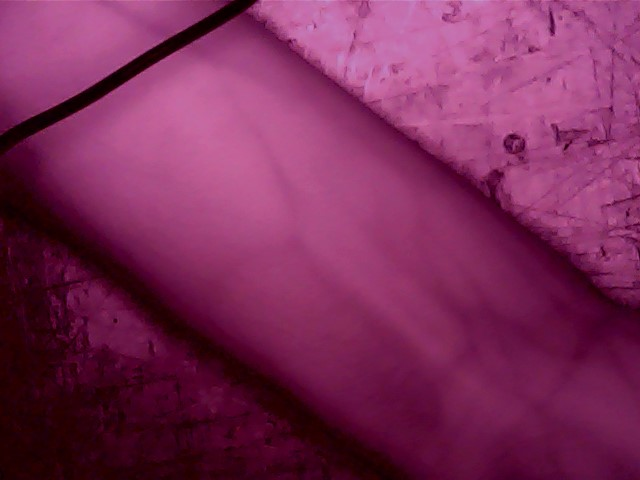
#> input picture eugeneVein.jpg, 640 x 480 px, found by its file name
$ python lines.py
#> lines starting #> are read from the running program, lines starting #| are printed output that depends on the picture
# -*- coding: utf-8 -*-
"""
Created on Sun Feb 18 01:37:57 2018

@author: user
"""
import cv2
import matplotlib
import matplotlib.pyplot as plt
import numpy as np

from skimage import data, img_as_float
from skimage import exposure


matplotlib.rcParams['font.size'] = 8


def plot_img_and_hist(image, axes, bins=256):
    """Plot an image along with its histogram and cumulative histogram.

    """
    image = img_as_float(image)
    ax_img, ax_hist = axes
    ax_cdf = ax_hist.twinx()

    # Display image
    ax_img.imshow(image, cmap=plt.cm.gray)
    ax_img.set_axis_off()
    ax_img.set_adjustable('box-forced')

    # Display histogram
    ax_hist.hist(image.ravel(), bins=bins, histtype='step', color='black')
    ax_hist.ticklabel_format(axis='y', style='scientific', scilimits=(0, 0))
    ax_hist.set_xlabel('Pixel intensity')
    ax_hist.set_xlim(0, 1)
    ax_hist.set_yticks([])

    # Display cumulative distribution
    img_cdf, bins = exposure.cumulative_distribution(image, bins)
    ax_cdf.plot(bins, img_cdf, 'r')
    ax_cdf.set_yticks([])

    return ax_img, ax_hist, ax_cdf


# Load an example image
img = cv2.imread('eugeneVein.JPG')
#> img is the input picture: shape (480, 640, 3); mean B, G, R 87.5, 42.4, 123.3

# Contrast stretching
p2, p98 = np.percentile(img, (2, 98))
#> p2 = 0; p98 = 193
img_rescale = exposure.rescale_intensity(img, in_range=(p2, p98))
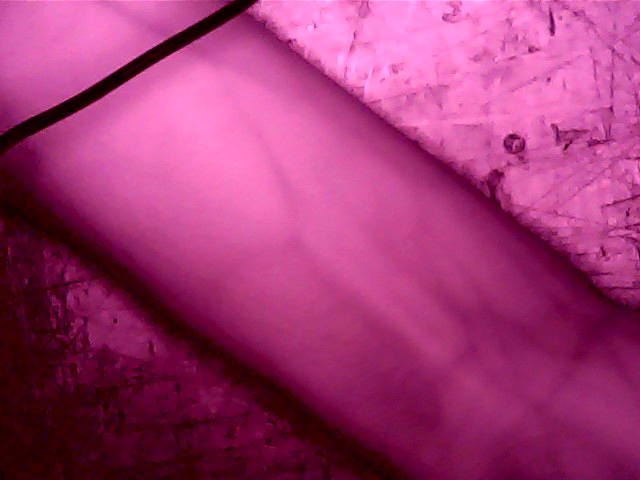
#> img_rescale: shape (480, 640, 3); mean B, G, R 115.1, 55.6, 162.2

# Equalization
img_eq = exposure.equalize_hist(img)
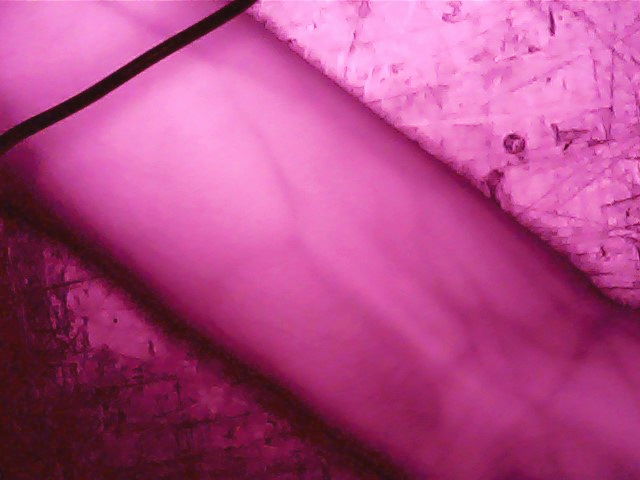
#> img_eq: shape (480, 640, 3) float64; mean B, G, R 0.527, 0.289, 0.696

# Adaptive Equalization
img_adapteq = exposure.equalize_adapthist(img, clip_limit=0.03)
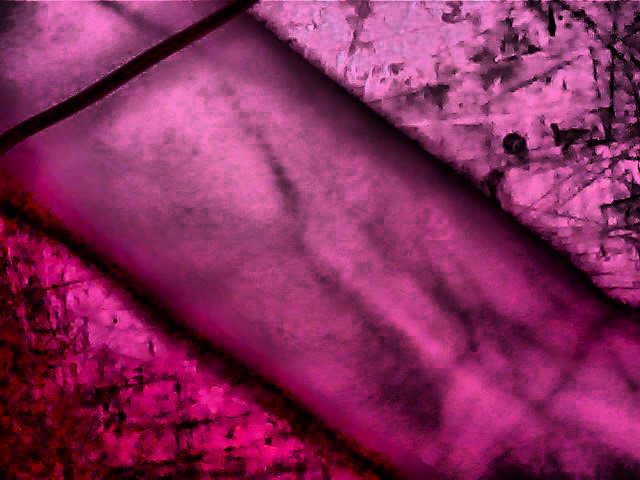
#> img_adapteq: shape (480, 640, 3) float64; mean B, G, R 0.365, 0.169, 0.532

# Display results
fig = plt.figure(figsize=(8, 5))
axes = np.zeros((2, 4), dtype=np.object)
axes[0, 0] = fig.add_subplot(2, 4, 1)
for i in range(1, 4):
    axes[0, i] = fig.add_subplot(2, 4, 1+i, sharex=axes[0,0], sharey=axes[0,0])
for i in range(0, 4):
    axes[1, i] = fig.add_subplot(2, 4, 5+i)

ax_img, ax_hist, ax_cdf = plot_img_and_hist(img, axes[:, 0])
#> in plot_img_and_hist, `img_cdf, bins = exposure.cumulative_distribution(image, bins)`: img_cdf = 256 values from 0.0563 to 1; bins = 256 values from 0.00167 to 0.853
ax_img.set_title('Low contrast image')

y_min, y_max = ax_hist.get_ylim()
#> y_min = 0; y_max = 54439.3
ax_hist.set_ylabel('Number of pixels')
ax_hist.set_yticks(np.linspace(0, y_max, 5))

ax_img, ax_hist, ax_cdf = plot_img_and_hist(img_rescale, axes[:, 1])
ax_img.set_title('Contrast stretching')

ax_img, ax_hist, ax_cdf = plot_img_and_hist(img_eq, axes[:, 2])
ax_img.set_title('Histogram equalization')

ax_img, ax_hist, ax_cdf = plot_img_and_hist(img_adapteq, axes[:, 3])
ax_img.set_title('Adaptive equalization')

ax_cdf.set_ylabel('Fraction of total intensity')
ax_cdf.set_yticks(np.linspace(0, 1, 5))

# prevent overlap of y-axis labels
fig.tight_layout()
plt.show()
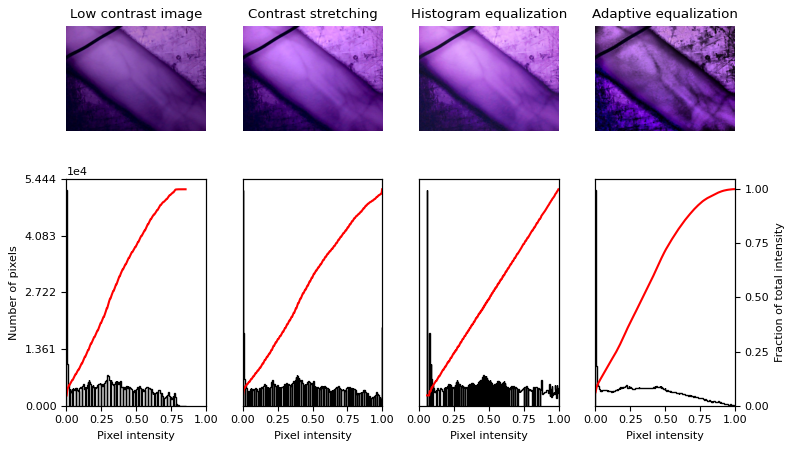
#> figure drawn by matplotlib, 12 panels; B, G, R data is drawn as R, G, B; panel 12: curve peaks at x = 0.998, y = 1

$ run again, with myVein.JPG copied over eugeneVein.jpg
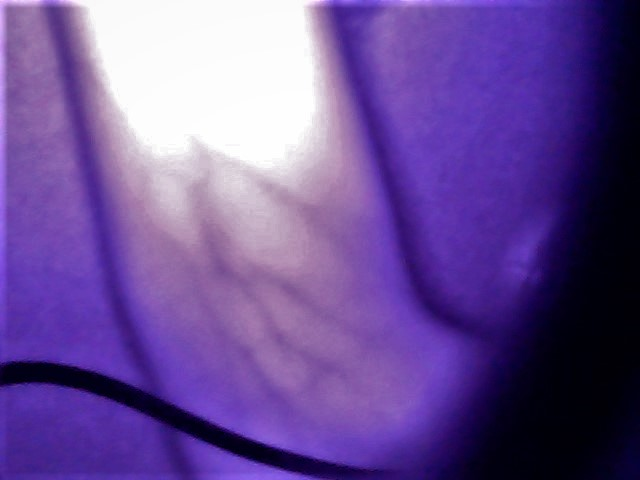
#> input picture myVein.JPG, 640 x 480 px, found by its file name
#> img is the input picture: shape (480, 640, 3); mean B, G, R 151.1, 79.8, 107.6
#> p2 = 0; p98 = 253
#> `img_eq = exposure.equalize_hist(img)`:
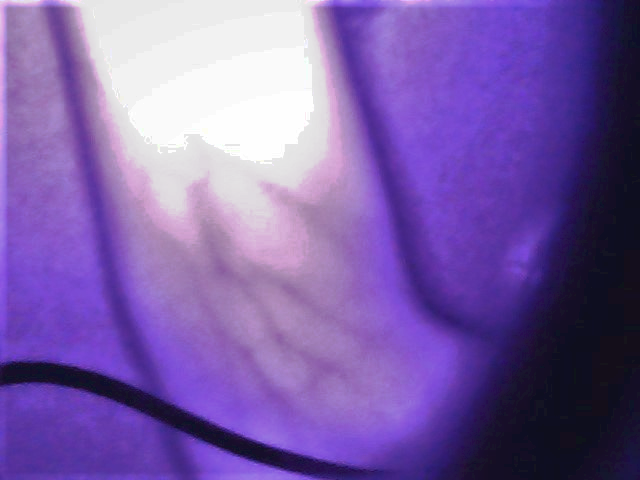
#> img_eq: shape (480, 640, 3) float64; mean B, G, R 0.659, 0.371, 0.484
#> `img_adapteq = exposure.equalize_adapthist(img, clip_limit=0.03)`:
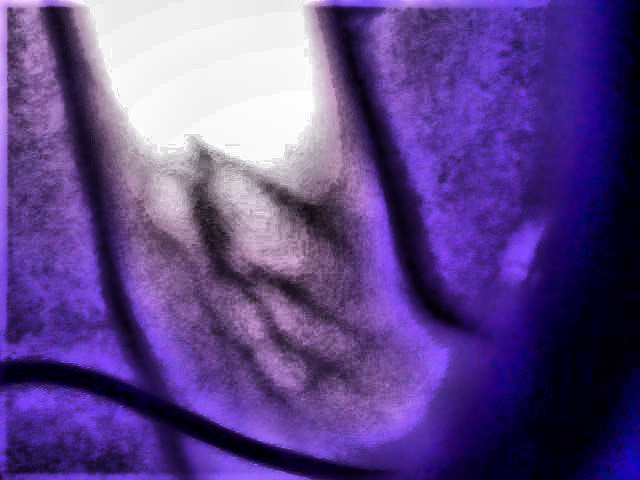
#> img_adapteq: shape (480, 640, 3) float64; mean B, G, R 0.548, 0.28, 0.377
#> img_cdf = 256 values from 0.056 to 1; bins = 256 values from 0.00195 to 0.998
#> y_min = 0; y_max = 54146.4
